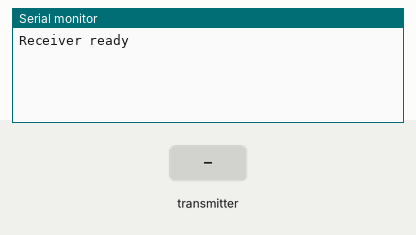
The sketch below on a simulated Arduino Mega 2560, built with avr-gcc and run on an emulated ATmega2560. Shown: the last lines printed to the serial monitor. The test bench sets the inputs (shaded band). No radio packets arrive unless stated.

Above: at 1.2 s.
1.3 s: the transmitter starts sending x = 0
At 1.37 s:
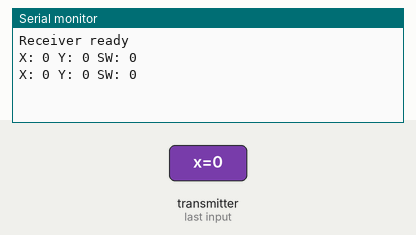
3.2 s: the transmitter starts sending y = 256
At 3.27 s:
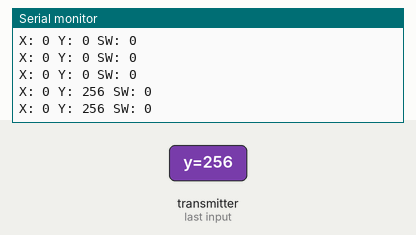
4.7 s: the transmitter starts sending sw = 1
At 4.77 s:
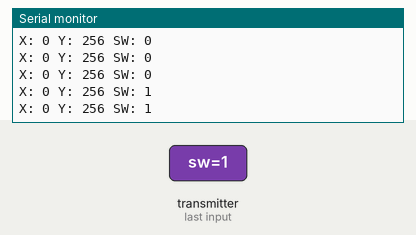
6.2 s: the transmitter starts sending x = 256
At 6.27 s:
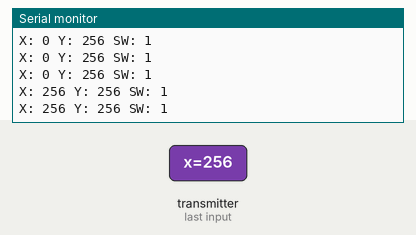
7.7 s: the transmitter starts sending y = 0
At 7.77 s:
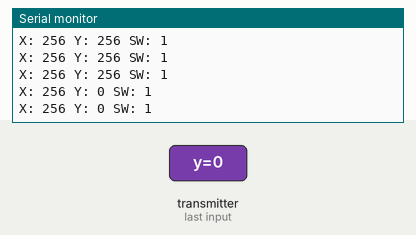
9.2 s: the transmitter starts sending sw = 0
At 9.27 s:
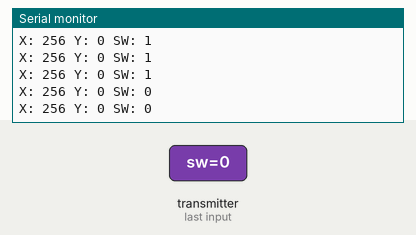

The sketch:

nrf_rx_test.ino
```cpp
// NRF24L01 link test - RECEIVER (Mega) (24 Jun 2026).
// Mega: CE 48, CSN 49, SCK 52, MOSI 51, MISO 50, VCC 3.3V + 100 uF cap.
#include <SPI.h>
#include <nRF24L01.h>
#include <RF24.h>

RF24 radio(48, 49);
const byte address[6] = "00001";

struct JoystickData {
  int x;
  int y;
  bool sw;
};

JoystickData data;

void setup() {
  Serial.begin(115200);
  if (!radio.begin()) {
    Serial.println("NRF NOT DETECTED - check wiring");
    while (1);
  }
  radio.openReadingPipe(0, address);
  radio.setPALevel(RF24_PA_LOW);
  radio.setDataRate(RF24_250KBPS);
  radio.setChannel(76);
  radio.startListening();
  Serial.println("Receiver ready");
}

void loop() {
  if (radio.available()) {
    radio.read(&data, sizeof(data));
    Serial.print("X: ");   Serial.print(data.x);
    Serial.print(" Y: ");  Serial.print(data.y);
    Serial.print(" SW: "); Serial.println(data.sw);
  }
}
```

Measured:
- after the input at 1.3 s, the serial monitor: prints a new line at once (image 1)
- after the input at 3.2 s, the serial monitor: prints a new line at once (image 2)
- after the input at 4.7 s, the serial monitor: prints a new line at once (image 3)
- after the input at 6.2 s, the serial monitor: prints a new line at once (image 4)
- after the input at 7.7 s, the serial monitor: prints a new line at once (image 5)
- after the input at 9.2 s, the serial monitor: prints a new line at once (image 6)
